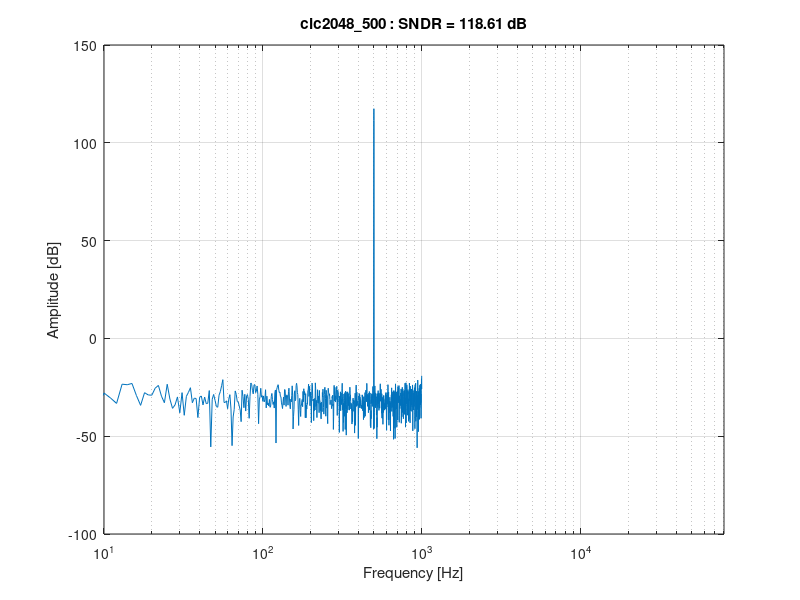

Reproduce this figure in MATLAB.
%close all;
v1 =  load("cic2048_500.txt"); %add file here
v1=v1-0.5; % Remove the DC component from digital signal.

NFFTv = 2000; %last this many samples will be used to plot fft
OSR = 2048;
Fs = 2e3; %sampling frequency
len = length(v1);
v1 = v1(len-NFFTv+1:end); % Take last NFFTv samples of v1
L = length(v1);
FS = 1;
fv = Fs / 2 * linspace(0, 1, NFFTv / 2 + 1); % Frequency vector (Hz)


%no changes required below this line

% Compute PSD & plot
% Use this for no LEAKAGE :)

wind = 0.5 - 0.5*cos(2*pi*(0:L-1)'/L);   % = hann(L,'periodic') (no toolbox needed)
fft_outv = fft(v1 .* wind, NFFTv);
% Ptot = (abs(fft_outv)).^2; % Power spectrum of the signal

% Normalise the peak of signal

Ptot = (abs(fft_outv)/(FS * sum(wind) * 1/4)).^2; % Power spectrum of the signal
fft_onesided = abs(Ptot(1:NFFTv/2+1));
figure('Name','cic2048_500');
semilogx(fv, 10*log10(fft_onesided)); 
xlim([10, 80e3])
xlabel('Frequency [Hz]');
ylabel('Amplitude [dB]');
grid on;

% SNDR calculation
% Select appropriate signal bin for SNDR calculation
fin = 500;
k = round(fin * NFFTv / Fs) + 1;
sigbin = k-1:k+1;
% For signal power, integrate over input signal BW
sigpow = sum(fft_onesided(sigbin));
% For noise Power, integrate till nyquist frequency and subtract signal
% power.
% npow = sum(fft_onesided(3:end)) - sigpow;
npow = sum(fft_onesided(3:round(end))) - sigpow;

sndr = 10*log10(sigpow./npow); % Compute SNDR
title(sprintf('cic2048_500 : SNDR = %.2f dB', sndr), 'Interpreter','none');
fprintf('cic2048_500  (fin = 500 Hz)  ->  SNDR = %.2f dB\n', sndr);
